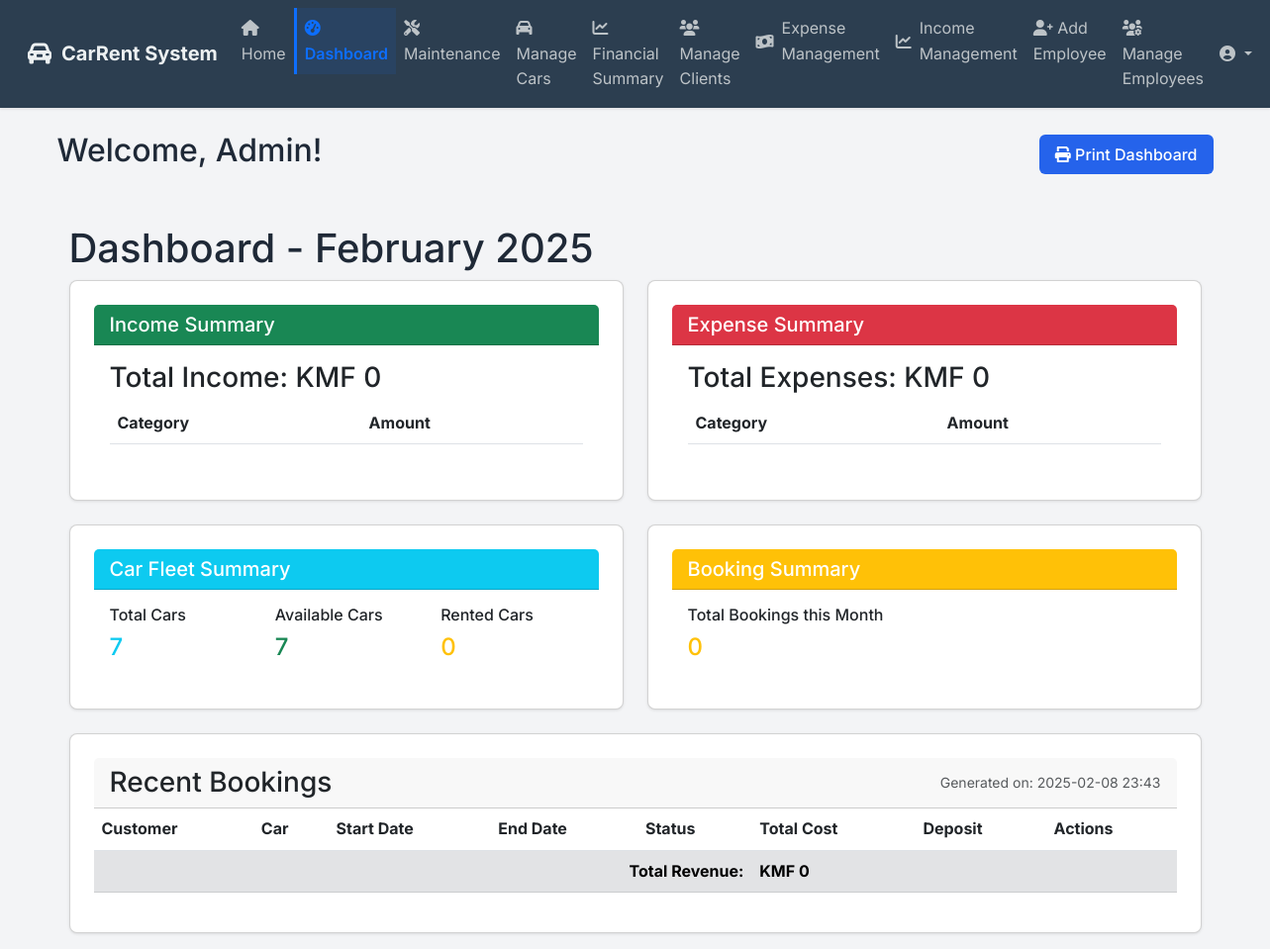
Page /dashboard (signed in) on the earlier database version.
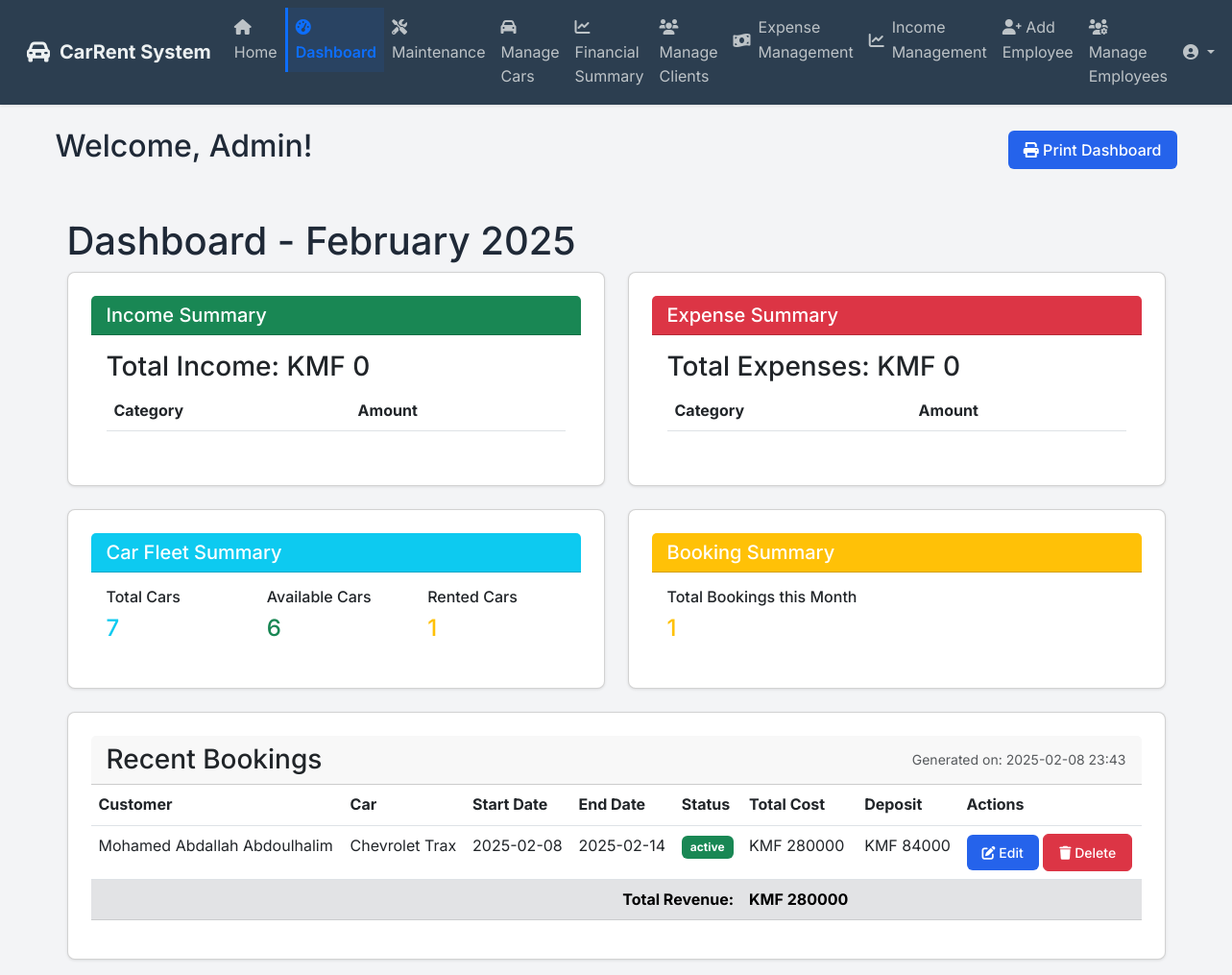
Same page on the later database version.
### app/models.py (models this page shows, shortened)
class Booking(db.Model):
    id = db.Column(db.Integer, primary_key=True)
    employee_id = db.Column(db.Integer, db.ForeignKey('user.id'), nullable=False)
    customer_id = db.Column(db.Integer, db.ForeignKey('customer.id'), nullable=False)
    car_id = db.Column(db.Integer, db.ForeignKey('car.id'), nullable=False)
    start_date = db.Column(db.DateTime, nullable=False)
    end_date = db.Column(db.DateTime, nullable=False)
    total_cost = db.Column(db.Float, nullable=False)
    deposit_amount = db.Column(db.Float, nullable=False)
    status = db.Column(db.String(20), default='active')
    notes = db.Column(db.Text)
    created_at = db.Column(db.DateTime, default=datetime.utcnow)

class Customer(db.Model):
    id = db.Column(db.Integer, primary_key=True)
    name = db.Column(db.String(100), nullable=False)
    phone = db.Column(db.String(20), unique=True, nullable=False)
    email = db.Column(db.String(120), unique=True, nullable=True)
    address = db.Column(db.String(200), nullable=True)
    license_number = db.Column(db.String(50), nullable=False)
    nin_passport_number = db.Column(db.String(50), unique=True, nullable=True)
    nationality = db.Column(db.String(50), nullable=True)
    created_at = db.Column(db.DateTime, default=datetime.utcnow)
    bookings = db.relationship('Booking', backref='customer', lazy='dynamic')

class Car(db.Model):
    id = db.Column(db.Integer, primary_key=True)
    model = db.Column(db.String(100), nullable=False)
    year = db.Column(db.Integer, nullable=False)
    license_plate = db.Column(db.String(20), unique=True, nullable=False)
    daily_rate = db.Column(db.Float, nullable=False)
    is_available = db.Column(db.Boolean, default=True)
    category = db.Column(db.String(50), nullable=False)
    description = db.Column(db.Text)
    features = db.Column(db.Text)  # Store as JSON string
    main_image = db.Column(db.String(200))  # Path to main display image
    display_order = db.Column(db.Integer, default=0)  # New field for custom ordering
    images = db.relationship('CarImage', backref='car', lazy=True, cascade='all, delete-orphan')
    bookings = db.relationship('Booking', backref='car', lazy=False)
    maintenance_records = db.relationship('Maintenance', backref='car', lazy=True, cascade='all, delete-orphan')

### app/routes.py (the view)
@main.route('/dashboard')
@login_required
@agency_only
def dashboard():
    current_month = datetime.now().month
    current_year = datetime.now().year
    incomes = Income.query.filter(
        extract('year', Income.date) == current_year,
        extract('month', Income.date) == current_month
    ).all()
    total_income = sum(income.amount for income in incomes)
    income_by_category = {}
    for income in incomes:
        income_by_category[income.category] = income_by_category.get(income.category, 0) + income.amount
    expenses = Expense.query.filter(
        extract('year', Expense.date) == current_year,
        extract('month', Expense.date) == current_month
    ).all()
    total_expenses = sum(expense.amount for expense in expenses)
    expense_by_category = {}
    for expense in expenses:
        expense_by_category[expense.category] = expense_by_category.get(expense.category, 0) + expense.amount
    total_bookings = Booking.query.filter(
        extract('year', Booking.start_date) == current_year,
        extract('month', Booking.start_date) == current_month
    ).count()
    total_cars = Car.query.count()
    available_cars = Car.query.filter_by(is_available=True).count()
    dashboard_context = {
        'total_income': total_income,
        'income_by_category': income_by_category,
        'total_expenses': total_expenses,
        'expense_by_category': expense_by_category,
        'total_bookings': total_bookings,
        'total_cars': total_cars,
        'available_cars': available_cars,
        'current_month': datetime.now().strftime('%B'),
        'current_year': current_year,
        'current_datetime': datetime.now()
    }
    if not (current_user.is_admin or current_user.role in ['manager', 'secretary']):
        dashboard_context['bookings'] = Booking.query.filter_by(employee_id=current_user.id).order_by(Booking.created_at.desc()).all()
    else:
        dashboard_context['bookings'] = Booking.query.order_by(Booking.created_at.desc()).all()
        dashboard_context['cars'] = Car.query.all()
    return render_template('dashboard.html', **dashboard_context)

### app/routes.py (called while the page is built)
def agency_only(f):
    @wraps(f)
    def decorated_function(*args, **kwargs):
        if not current_user.is_authenticated:
            flash('Please log in to access this page.', 'error')
            return redirect(url_for('auth.login'))
        if current_user.role == 'agency':
            flash('You do not have permission to access this page.', 'error')
            return redirect(url_for('main.home'))
        return f(*args, **kwargs)
    return decorated_function

### app/templates/dashboard.html (shortened to what the changed rows need)
{% extends "base.html" %}
{% block content %}
<div class="dashboard-header d-flex justify-content-between align-items-center mb-4">
    <h2>Welcome, {{ current_user.name }}!</h2>
</div>
{% if current_user.is_admin or current_user.role in ['manager', 'secretary'] %}
<div class="container-fluid">
    <div class="row">
        <div class="col-md-12">
            <h1 class="mt-4">Dashboard - {{ current_month }} {{ current_year }}</h1>
        </div>
    </div>
    <div class="row">
        <div class="col-md-6">
            <div class="card mb-4">
                <div class="card-header bg-success text-white">
                    <h5 class="card-title mb-0">Income Summary</h5>
                </div>
                <div class="card-body">
                    <h3 class="card-title">Total Income: KMF {{ "%.0f"|format(total_income) }}</h3>
                    <table class="table">
                        <thead>
                            <tr>
                                <th>Category</th>
                                <th>Amount</th>
                            </tr>
                        </thead>
                    </table>
                </div>
            </div>
        </div>
        <div class="col-md-6">
            <div class="card mb-4">
                <div class="card-header bg-danger text-white">
                    <h5 class="card-title mb-0">Expense Summary</h5>
                </div>
                <div class="card-body">
                    <h3 class="card-title">Total Expenses: KMF {{ "%.0f"|format(total_expenses) }}</h3>
                    <table class="table">
                        <thead>
                            <tr>
                                <th>Category</th>
                                <th>Amount</th>
                            </tr>
                        </thead>
                    </table>
                </div>
            </div>
        </div>
    </div>
    <div class="row">
        <div class="col-md-6">
            <div class="card mb-4">
                <div class="card-header bg-info text-white">
                    <h5 class="card-title mb-0">Car Fleet Summary</h5>
                </div>
                <div class="card-body">
                    <div class="row">
                        <div class="col-md-4">
                            <h6>Total Cars</h6>
                            <p class="h4 text-info">{{ total_cars }}</p>
                        </div>
                        <div class="col-md-4">
                            <h6>Available Cars</h6>
                            <p class="h4 text-success">{{ available_cars }}</p>
                        </div>
                        <div class="col-md-4">
                            <h6>Rented Cars</h6>
                            <p class="h4 text-warning">{{ total_cars - available_cars }}</p>
                        </div>
                    </div>
                </div>
            </div>
        </div>
        <div class="col-md-6">
            <div class="card mb-4">
                <div class="card-header bg-warning text-white">
                    <h5 class="card-title mb-0">Booking Summary</h5>
                </div>
                <div class="card-body">
                    <h6>Total Bookings this Month</h6>
                    <p class="h4 text-warning">{{ total_bookings }}</p>
                </div>
            </div>
        </div>
    </div>
    <div class="card">
        <div class="card-header d-flex justify-content-between align-items-center">
            <h3 class="mb-0">Recent Bookings</h3>
            <div class="print-info text-muted">
                <small>Generated on: {{ current_datetime.strftime('%Y-%m-%d %H:%M') }}</small>
            </div>
        </div>
        <div class="table-responsive">
            <table class="table">
                <thead>
                    <tr>
                        <th>Customer</th>
                        <th>Car</th>
                        <th>Start Date</th>
                        <th>End Date</th>
                        <th>Status</th>
                        <th>Total Cost</th>
                        <th>Deposit</th>
                        <th class="no-print">Actions</th>
                    </tr>
                </thead>
                <tbody>
                    {% for booking in bookings %}
                    <tr>
                        <td>{{ booking.customer.name }}</td>
                        <td>{{ booking.car.model }}</td>
                        <td>{{ booking.start_date.strftime('%Y-%m-%d') }}</td>
                        <td>{{ booking.end_date.strftime('%Y-%m-%d') }}</td>
                        <td>
                            <span class="badge {% if booking.status == 'active' %}bg-success{% else %}bg-secondary{% endif %}">
                                {{ booking.status }}
                            </span>
                        </td>
                        <td>KMF {{ "%.0f"|format(booking.total_cost) }}</td>
                        <td>KMF {{ "%.0f"|format(booking.deposit_amount) }}</td>
                        <td class="no-print">
                            {% if booking.status == 'active' %}
                            <button class="btn btn-sm btn-primary"
                                    onclick="openEditModal('{{ booking.id }}', '{{ booking.end_date.strftime('%Y-%m-%d') }}', {{ booking.car.daily_rate }})">
                                <i class="fas fa-edit"></i> Edit
                            </button>
                            {% endif %}
                            <button class="btn btn-sm btn-danger"
                                    onclick="openDeleteModal('{{ booking.id }}', '{{ booking.car.model }}', '{{ booking.customer.name }}')">
                                <i class="fas fa-trash"></i> Delete
                            </button>
                        </td>
                    </tr>
                    {% endfor %}
                </tbody>
                <tfoot class="table-secondary">
                    <tr>
                        <td colspan="5" class="text-end"><strong>Total Revenue:</strong></td>
                        <td><strong>KMF {{ "%.0f"|format(bookings|sum(attribute='total_cost')) }}</strong></td>
                        <td class="no-print"></td>
                        <td class="no-print"></td>
                    </tr>
                </tfoot>
            </table>
        </div>
    </div>
{% endif %}
{% endblock %}

Differences in the rows shown:
added Booking: customer.name "Mohamed Abdallah Abdoulhalim", car.model "Chevrolet Trax", start_date "2025-02-08", end_date "2025-02-14", status "active", total_cost "280000", deposit_amount "84000"
Other differences:
{{ available_cars }}: "7" → "6"
{{ total_cars - available_cars }}: "0" → "1"
{{ total_bookings }}: "0" → "1"
{{ "%.0f"|format(bookings|sum(attribute='total_cost')) }}: "0" → "280000"
